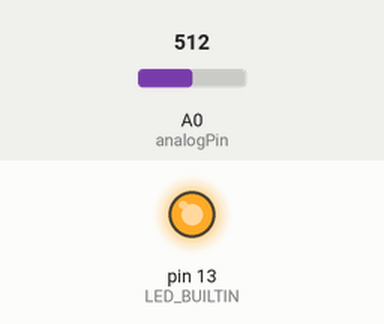
Bench run of a sketch on a simulated Arduino Uno, built with avr-gcc and run on an emulated ATmega328P. Shown: output pins drawn as LEDs (lit = HIGH). Inputs (shaded band) come from the test bench; at power-on: A0 (analogPin) = 512. What the sketch prints to the serial monitor is not drawn.

Above: at 0.1 s.
Timing chart, 0 to 1.6 s (numbered marks = the images above):
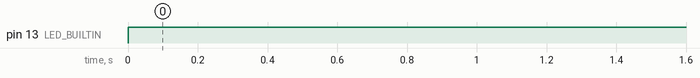

The sketch:

PotCode_Threshold_Working.ino
```cpp
// These constants won't change:
const int analogPin = 0;    // pin that the sensor is attached to
const int ledPin = 13;       // pin that the LED is attached to
const int threshold = 2000;   // an arbitrary threshold level that's in the range of the analog input

void setup() {
  // initialize the LED pin as an output:
  pinMode(LED_BUILTIN, OUTPUT);
  // initialize serial communications:
  Serial.begin(9600);
}

void loop() {
  // read the value of the potentiometer:
  int analogValue = analogRead(analogPin);
  Serial.println(analogValue);// print the analog value:

  // if the analog value is high enough, turn on the LED:
  if(analogValue > threshold){
    digitalWrite(LED_BUILTIN, LOW);
    delay(1);
  } else {
    digitalWrite(LED_BUILTIN, HIGH);
    delay(1);
  }
}
```

Measured:
- by itself, pin 13 (LED_BUILTIN): LOW → HIGH at 0.00 s
